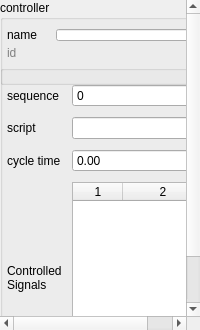
<?xml version="1.0" encoding="UTF-8"?>
<ui version="4.0">
 <class>ControllerSettings</class>
 <widget class="QWidget" name="ControllerSettings">
  <property name="geometry">
   <rect>
    <x>0</x>
    <y>0</y>
    <width>200</width>
    <height>330</height>
   </rect>
  </property>
  <property name="minimumSize">
   <size>
    <width>0</width>
    <height>152</height>
   </size>
  </property>
  <property name="windowTitle">
   <string>Form</string>
  </property>
  <layout class="QGridLayout" name="gridLayout_2">
   <property name="leftMargin">
    <number>0</number>
   </property>
   <property name="topMargin">
    <number>0</number>
   </property>
   <property name="rightMargin">
    <number>0</number>
   </property>
   <property name="bottomMargin">
    <number>0</number>
   </property>
   <item row="0" column="0">
    <widget class="QScrollArea" name="scrollArea">
     <property name="frameShape">
      <enum>QFrame::NoFrame</enum>
     </property>
     <property name="verticalScrollBarPolicy">
      <enum>Qt::ScrollBarAsNeeded</enum>
     </property>
     <property name="horizontalScrollBarPolicy">
      <enum>Qt::ScrollBarAsNeeded</enum>
     </property>
     <property name="widgetResizable">
      <bool>true</bool>
     </property>
     <widget class="QWidget" name="scrollAreaWidgetContents">
      <property name="geometry">
       <rect>
        <x>-37</x>
        <y>0</y>
        <width>220</width>
        <height>375</height>
       </rect>
      </property>
      <property name="minimumSize">
       <size>
        <width>220</width>
        <height>375</height>
       </size>
      </property>
      <widget class="QGroupBox" name="groupBox">
       <property name="geometry">
        <rect>
         <x>0</x>
         <y>0</y>
         <width>211</width>
         <height>85</height>
        </rect>
       </property>
       <property name="sizePolicy">
        <sizepolicy hsizetype="Preferred" vsizetype="Preferred">
         <horstretch>0</horstretch>
         <verstretch>0</verstretch>
        </sizepolicy>
       </property>
       <property name="title">
        <string>controller</string>
       </property>
       <layout class="QGridLayout" name="gridLayout">
        <property name="leftMargin">
         <number>4</number>
        </property>
        <property name="rightMargin">
         <number>4</number>
        </property>
        <property name="bottomMargin">
         <number>4</number>
        </property>
        <item row="1" column="0">
         <widget class="QLabel" name="label_2">
          <property name="styleSheet">
           <string notr="true">color: gray;</string>
          </property>
          <property name="text">
           <string>id</string>
          </property>
         </widget>
        </item>
        <item row="0" column="2">
         <widget class="QLineEdit" name="nameBox"/>
        </item>
        <item row="2" column="1" rowspan="2">
         <widget class="QLabel" name="idLabel_2">
          <property name="text">
           <string/>
          </property>
         </widget>
        </item>
        <item row="0" column="0">
         <widget class="QLabel" name="nameLabel">
          <property name="text">
           <string>name</string>
          </property>
         </widget>
        </item>
        <item row="1" column="2">
         <widget class="QLabel" name="idLabel">
          <property name="styleSheet">
           <string notr="true">color: gray;</string>
          </property>
          <property name="text">
           <string/>
          </property>
         </widget>
        </item>
       </layout>
      </widget>
      <widget class="QGroupBox" name="groupBox_2">
       <property name="geometry">
        <rect>
         <x>0</x>
         <y>65</y>
         <width>211</width>
         <height>321</height>
        </rect>
       </property>
       <property name="sizePolicy">
        <sizepolicy hsizetype="Preferred" vsizetype="Preferred">
         <horstretch>0</horstretch>
         <verstretch>0</verstretch>
        </sizepolicy>
       </property>
       <property name="maximumSize">
        <size>
         <width>16777215</width>
         <height>16777215</height>
        </size>
       </property>
       <property name="title">
        <string/>
       </property>
       <layout class="QGridLayout" name="gridLayout_3">
        <property name="leftMargin">
         <number>4</number>
        </property>
        <property name="topMargin">
         <number>9</number>
        </property>
        <property name="rightMargin">
         <number>4</number>
        </property>
        <property name="bottomMargin">
         <number>4</number>
        </property>
        <item row="7" column="2">
         <widget class="QTableWidget" name="controlEntryTableWidget">
          <property name="sizePolicy">
           <sizepolicy hsizetype="Expanding" vsizetype="Fixed">
            <horstretch>0</horstretch>
            <verstretch>0</verstretch>
           </sizepolicy>
          </property>
          <property name="minimumSize">
           <size>
            <width>2</width>
            <height>0</height>
           </size>
          </property>
          <property name="editTriggers">
           <set>QAbstractItemView::NoEditTriggers</set>
          </property>
          <property name="verticalScrollMode">
           <enum>QAbstractItemView::ScrollPerPixel</enum>
          </property>
          <property name="horizontalScrollMode">
           <enum>QAbstractItemView::ScrollPerPixel</enum>
          </property>
          <property name="columnCount">
           <number>2</number>
          </property>
          <attribute name="horizontalHeaderDefaultSectionSize">
           <number>50</number>
          </attribute>
          <attribute name="horizontalHeaderHighlightSections">
           <bool>false</bool>
          </attribute>
          <attribute name="horizontalHeaderMinimumSectionSize">
           <number>50</number>
          </attribute>
          <attribute name="horizontalHeaderStretchLastSection">
           <bool>true</bool>
          </attribute>
          <attribute name="verticalHeaderVisible">
           <bool>false</bool>
          </attribute>
          <attribute name="verticalHeaderDefaultSectionSize">
           <number>21</number>
          </attribute>
          <attribute name="verticalHeaderHighlightSections">
           <bool>false</bool>
          </attribute>
          <attribute name="verticalHeaderMinimumSectionSize">
           <number>21</number>
          </attribute>
          <column/>
          <column/>
         </widget>
        </item>
        <item row="6" column="2">
         <widget class="QDoubleSpinBox" name="cycleTimeSpinBox">
          <property name="minimumSize">
           <size>
            <width>2</width>
            <height>0</height>
           </size>
          </property>
         </widget>
        </item>
        <item row="7" column="0" colspan="2">
         <widget class="QLabel" name="label">
          <property name="text">
           <string>Controlled
Signals</string>
          </property>
         </widget>
        </item>
        <item row="6" column="0" colspan="2">
         <widget class="QLabel" name="junctionLabel_2">
          <property name="text">
           <string>cycle time</string>
          </property>
         </widget>
        </item>
        <item row="1" column="2">
         <widget class="QSpinBox" name="sequenceSpinBox">
          <property name="minimumSize">
           <size>
            <width>2</width>
            <height>0</height>
           </size>
          </property>
          <property name="maximum">
           <number>999</number>
          </property>
         </widget>
        </item>
        <item row="1" column="0">
         <widget class="QLabel" name="label_9">
          <property name="text">
           <string>sequence</string>
          </property>
         </widget>
        </item>
        <item row="2" column="0">
         <widget class="QLabel" name="junctionLabel">
          <property name="text">
           <string>script</string>
          </property>
         </widget>
        </item>
        <item row="2" column="2">
         <widget class="QLineEdit" name="scriptLineEdit">
          <property name="sizePolicy">
           <sizepolicy hsizetype="Minimum" vsizetype="Fixed">
            <horstretch>0</horstretch>
            <verstretch>0</verstretch>
           </sizepolicy>
          </property>
          <property name="minimumSize">
           <size>
            <width>2</width>
            <height>0</height>
           </size>
          </property>
         </widget>
        </item>
       </layout>
       <zorder>controlEntryTableWidget</zorder>
       <zorder>junctionLabel_2</zorder>
       <zorder>label</zorder>
       <zorder>sequenceSpinBox</zorder>
       <zorder>cycleTimeSpinBox</zorder>
       <zorder>label_9</zorder>
       <zorder>junctionLabel</zorder>
       <zorder>scriptLineEdit</zorder>
      </widget>
     </widget>
    </widget>
   </item>
  </layout>
 </widget>
 <resources/>
 <connections/>
</ui>
